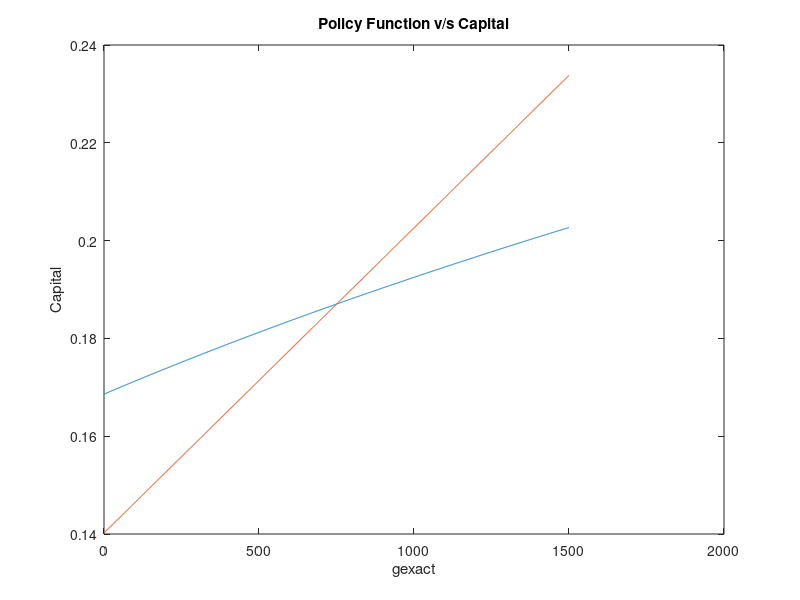
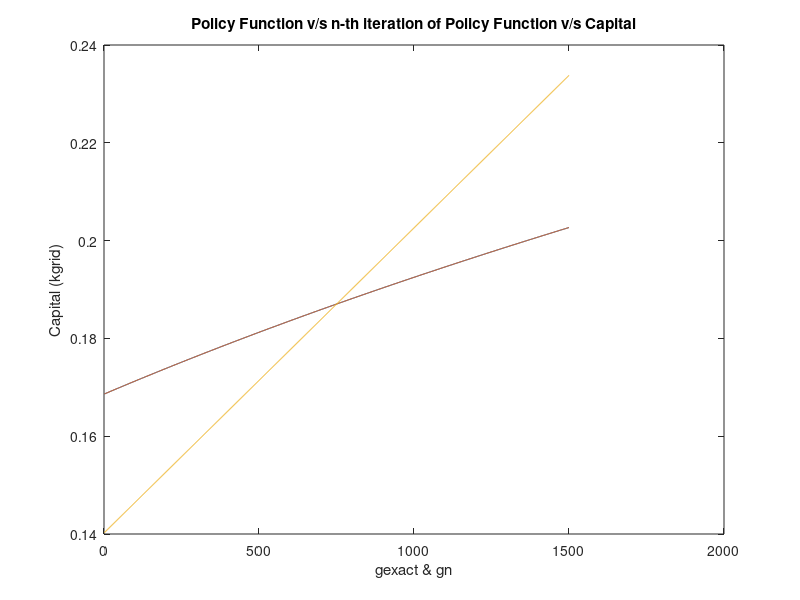

These figures' MATLAB source, in order:
% ========================== Part g ================================
% Example code of value function iteration
% v(k) = max {log(k^alpha + (1-delta)k - k') + beta v(k')}
%
% very crude!
% ==================================================================


% ==================================================================
% Parameters
alpha = 0.36;
beta = 0.95;
delta = 1;  %!! - guess and verify works
nk = 1500;  % number of points on the grid of capital
errtol = 10^-6;
% ==================================================================

% Compute exact solution
% v(k) = A log k + B
s = alpha * beta; % savings rate
A = alpha/(1-alpha * beta);
B = (log(1-s) + beta*A* log(s))/(1-beta);


% Find the steady state
kss = ((1/beta - 1 + delta)/alpha)^(1/(alpha-1));


% construct a grid of capital stocks
kgrid = linspace(0.75 * kss, 1.25*kss, nk);
kgrid = kgrid';

vexact = A * log(kgrid) + B;

% Insert code to compute gexact here

gexact = s*kgrid.^alpha;
disp(gexact)

figure(1) 
% Insert code to plot gexact
plot(gexact)
hold on;
plot(kgrid)
hold off;
title("Policy Function v/s Capital")
xlabel("gexact")
ylabel("Capital")
% check command plot

% ==================================================================
% Start the value function iteration
% ==================================================================

Cmatrix = zeros(nk, nk);
Umatrix = zeros(nk, nk);

% NOTE: This is a very inefficient way of computing these matrices! 
% We will learn more efficient ways of doing this!
for i = 1:nk
    for j = 1:nk
        % consumption if current capital is k(i) and future capital is k(j)
        Cmatrix(i,j) = kgrid(i)^alpha + (1-delta)*kgrid(i) - kgrid(j);        
        % utility if current capital is k(i) and future capital is k(j)
        if (Cmatrix(i,j)>0)
            Umatrix(i,j) = log(Cmatrix(i,j));
        else
            Umatrix(i,j) = -inf;
        end
    end
end


% Insert additional code (and modify existing code if necessary) to
% find gn(k)

tic
vguess = zeros(nk, 1);
vnext = zeros(nk, 1);
dif = 1;
while (dif > errtol)
    temp = Umatrix + beta * ones(nk,1) * vguess';
    [vnext, x] = max(temp, [], 2);
    dif = max(abs(vnext - vguess));
    vguess = vnext;
end
toc

gn = zeros(nk, 1);

tic
vguess = zeros(nk, 1);
vnext = zeros(nk, 1);
dif = 1;
while (dif > errtol)
    temp = Umatrix + beta * ones(nk,1) * vguess';
    [vnext, x] = max(temp, [], 2);
    for i = 1:nk
        gn(i) = kgrid(x(i));
    end
    dif = max(abs(vnext - vguess));
    vguess = vnext;
end
toc

disp(gn(500))

% gn = 0.2027

% In the same plot (use the command hold on) plot gn. 
figure(2)

plot(gexact)
hold on;
plot(gn)
hold on;
plot(kgrid)
hold off;
title("Policy Function v/s n-th iteration of Policy Function v/s Capital")
xlabel("gexact & gn")
ylabel("Capital (kgrid)")

% Write some code that finds the maximum absolute error between 
% gexact and gn. Use the command disp to display it.

error = max(abs(gn - gexact));
disp(error)

% error = 3.80206588713461e-05

% Write some code that finds the maximum percentage error between 
% gexact and gn. Use the command disp to display it.

errorpercent = abs(error/gexact);
disp(errorpercent)

% errorpercent = 0.1876

